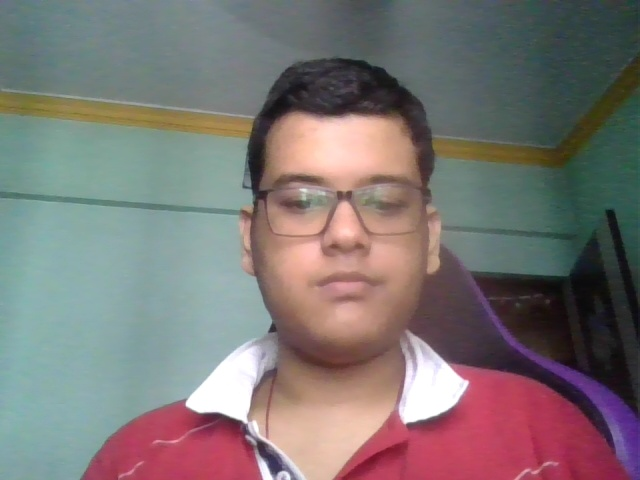
#> input picture TrainingImages/Shubham.1231/Shubham.1231.11.jpg, 640 x 480 px, given in place of the camera
$ python main.py
#> lines starting #> are read from the running program, lines starting #| are printed output that depends on the picture; after the words box and inside, x2 and y2 are one past the last pixel; in counts of white or black regions, pixels touching at a corner belong together
#> the answer given: 1
### check_camera.py

def checkCam():
    import cv2

    # Load the cascade
    face_cascade = cv2.CascadeClassifier('haarcascade_frontalface_default.xml')

    # To capture video from webcam.
    cap = cv2.VideoCapture(0)

    while True:
        # Read the frame
        _, img = cap.read()
#> img is the input picture: shape (480, 640, 3); mean B, G, R 116.3, 117.5, 124.4

        # Convert to grayscale
        gray = cv2.cvtColor(img, cv2.COLOR_BGR2GRAY)
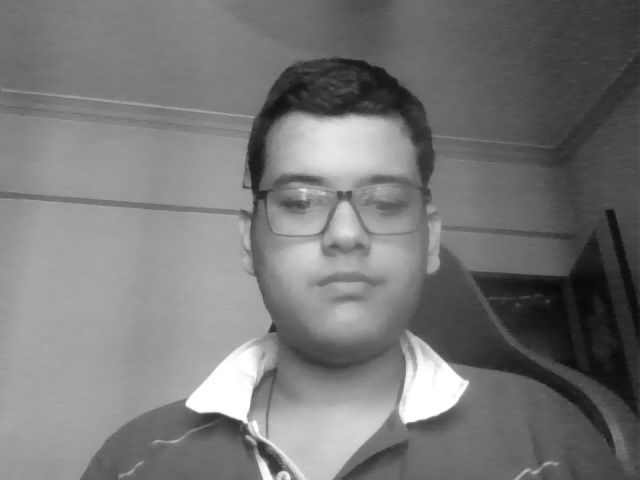
#> gray: shape (480, 640); min 8, max 255, mean 119.4

        # Detect the faces
        faces = face_cascade.detectMultiScale(gray, 1.3, 5, minSize=(30, 30),flags = cv2.CASCADE_SCALE_IMAGE)
#> faces = [[235, 121, 216, 216]]

        # Draw the rectangle around each face
        for (x, y, w, h) in faces:
            cv2.rectangle(img, (x, y), (x + w, y + h), (10,159,255), 2)
#> this loop made 1 pass
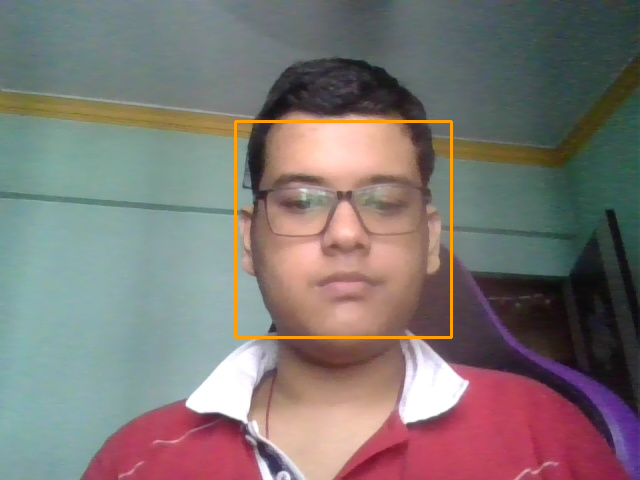
#> img: shape (480, 640, 3); 0.84% of pixels changed, all inside (x1, y1, x2, y2) = (234, 120, 453, 339)


        # Display
        cv2.imshow('Webcam Check', img)

        # Stop if escape key is pressed
        if cv2.waitKey(1) & 0xFF == ord('q'):
#> (key q is pressed here)
            break

    # Release the VideoCapture object
    cap.release()
    cv2.destroyAllWindows()

### main.py
import os
import check_camera
import Capture_Image
import Train_Image
import Recognize


def titleBar():
    os.system('cls')  # for windows

    print("\t----------------------------------------------")
    print("\t------------- Attendance System --------------")
    print("\t----------------------------------------------")


# main function

def main():
    titleBar()
    print("")
    print("\t(1) Check Device's Camera")
    print("\t(2) Capture Face Images")
    print("\t(3) Train Images")
    print("\t(4) Recognize Face and Mark Attendance")
    print("\t(5) Send Mail")
    print("\t(5) Exit")

    option = int(input("Select an Option: "))

    if option == 1:
        CheckCam()
    elif option == 2:
        CaptureImages()
    elif option == 3:
        TrainImages()
    elif option == 4:
        MarkAttendance()
    elif option == 5:
        # os.system("py automail.py")
        main()
    elif option == 6:
        print("System Exited, Thank you!")
        exit
    else:
        print("Invalid choice was selected. Select from 1-6")
        main()

def CheckCam():
    check_camera.checkCam()
    key = input("Enter any key to go to the main menu")
    main()
#> the answer given: 1
#> the loop in checkCam (call 2), `for (x, y, w, h) in faces:` made 1 pass
#> (key Esc is pressed here)
#> the answer given: 1

def CaptureImages():
    Capture_Image.captureImages()
    key = input("Enter any key to go to the main menu")
    main()

def TrainImages():
    Train_Image.trainImages()
    key = input("Enter any key to go to the main menu")
    main()

def MarkAttendance():
    Recognize.markAttendence()
    key = input("Enter any key to go to the main menu")
    main()

#calling the main menu
main()
